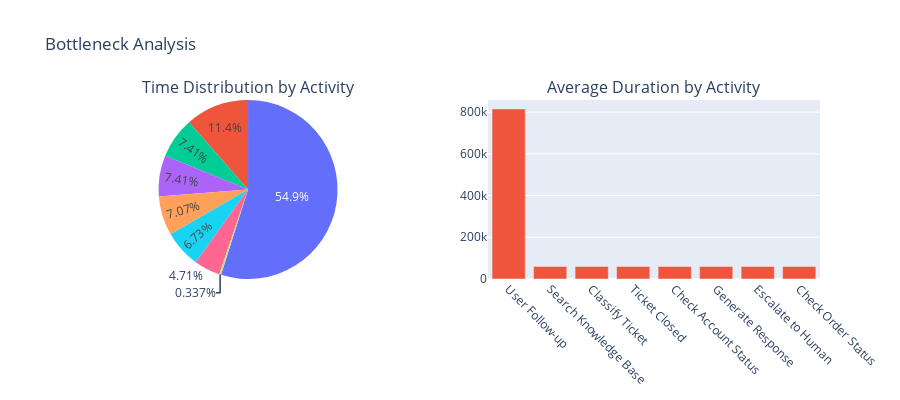

Write notebook code for a chart like this one.
### Code cell
# Visualize bottlenecks
fig = make_subplots(
    rows=1, cols=2,
    subplot_titles=('Time Distribution by Activity', 'Average Duration by Activity'),
    specs=[[{"type": "pie"}, {"type": "bar"}]]
)

top_activities = activity_stats.head(8)
fig.add_trace(go.Pie(labels=top_activities.index, values=top_activities['total_duration_ms']), row=1, col=1)
fig.add_trace(go.Bar(x=top_activities.index, y=top_activities['avg_duration_ms']), row=1, col=2)

fig.update_layout(height=400, showlegend=False, title_text="Bottleneck Analysis")
fig.update_xaxes(tickangle=45)
fig.show()

### Figure 1 — Plotly figure (JSON) as saved in the notebook; plotly's stock layout.template omitted (floating-point values rounded to 4 significant figures)
{"data": [{"domain": {"x": [0, 0.45], "y": [0, 1]}, "labels": ["User Follow-up", "Search Knowledge Base", "Classify Ticket", "Ticket Closed", "Check Account Status", "Generate Response", "Escalate to Human", "Check Order Status"], "type": "pie", "values": [9780000.0, 2040000.0, 1320000.0, 1320000.0, 1260000.0, 1200000.0, 840000.0, 60000.0]}, {"type": "bar", "x": ["User Follow-up", "Search Knowledge Base", "Classify Ticket", "Ticket Closed", "Check Account Status", "Generate Response", "Escalate to Human", "Check Order Status"], "xaxis": "x", "y": [815000.0, 60000.0, 60000.0, 60000.0, 60000.0, 60000.0, 60000.0, 60000.0], "yaxis": "y"}], "layout": {"annotations": [{"font": {"size": 16}, "showarrow": false, "text": "Time Distribution by Activity", "x": 0.225, "xanchor": "center", "xref": "paper", "y": 1, "yanchor": "bottom", "yref": "paper"}, {"font": {"size": 16}, "showarrow": false, "text": "Average Duration by Activity", "x": 0.775, "xanchor": "center", "xref": "paper", "y": 1, "yanchor": "bottom", "yref": "paper"}], "height": 400, "showlegend": false, "title": {"text": "Bottleneck Analysis"}, "xaxis": {"anchor": "y", "domain": [0.55, 1], "tickangle": 45}, "yaxis": {"anchor": "x", "domain": [0, 1]}}}
